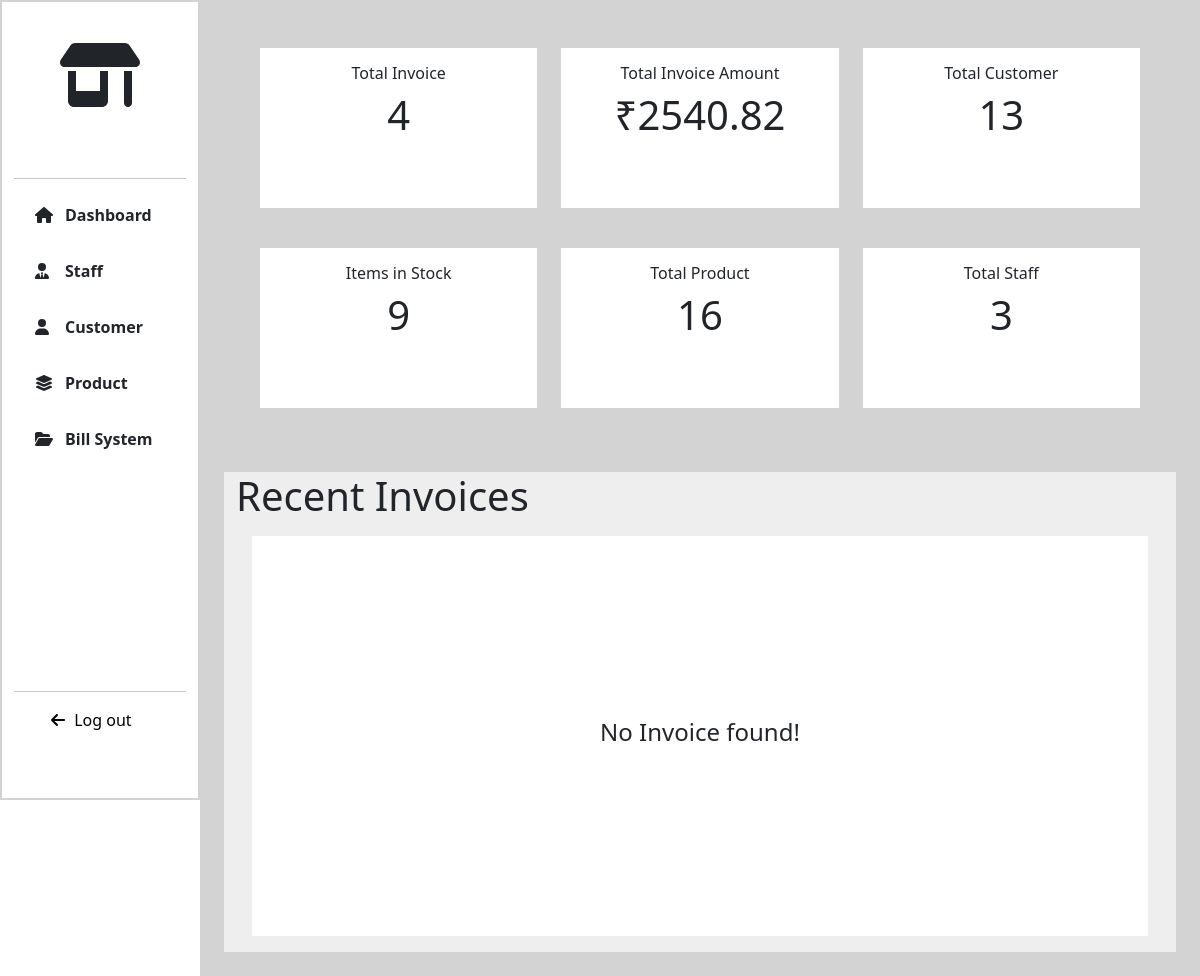
Page /dashboard/ (signed in) on the earlier database version.
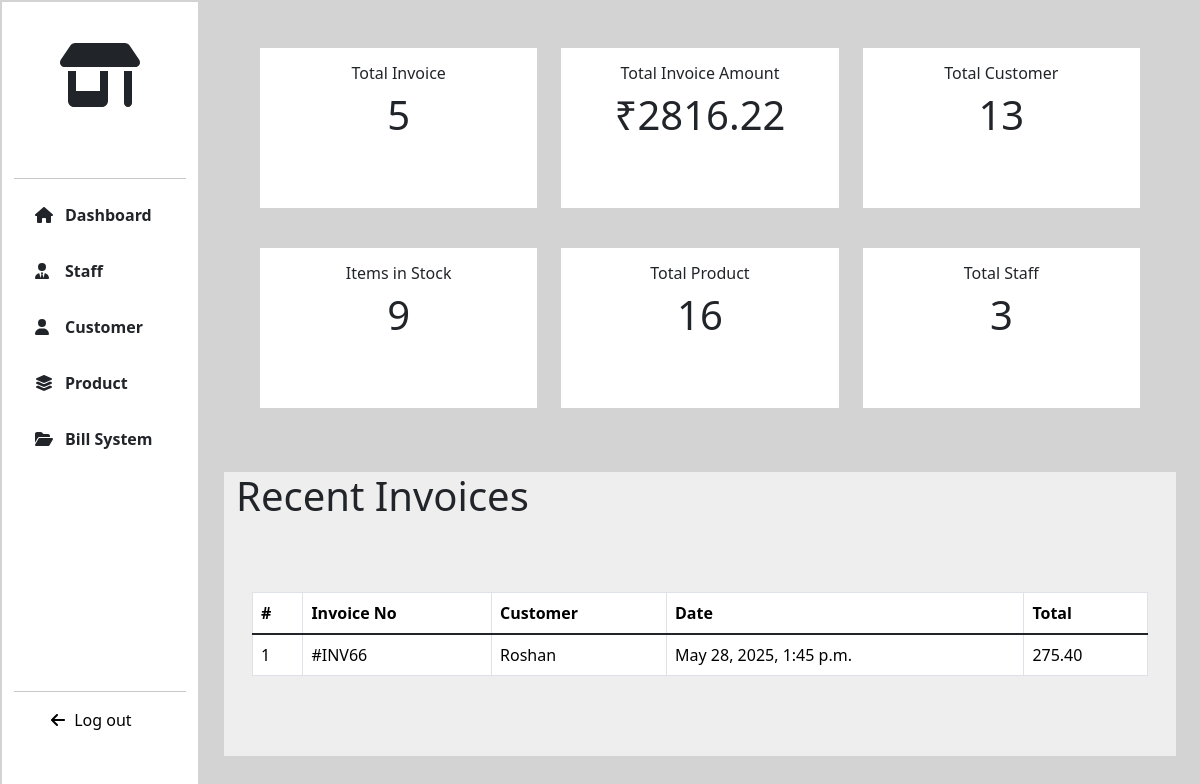
Same page on the later database version.
### BILLING/models.py (models this page shows, shortened)
class Invoice(models.Model):
    customer=models.ForeignKey(Customer,on_delete=models.CASCADE)
    staff=models.ForeignKey(User,on_delete=models.CASCADE)
    date=models.DateTimeField(auto_now_add=True)
    gst_percentage=models.IntegerField(default=2)
    gst=models.DecimalField(max_digits=5,decimal_places=2,default=0.00)
    total = models.DecimalField(max_digits=15,decimal_places=2,default=0)
    grand_total=models.DecimalField(max_digits=15,default=0,decimal_places=2)

### CUSTOMER/models.py (models this page shows, shortened)
class Customer(models.Model):
    fullname=models.CharField(max_length=255)
    phone=models.IntegerField(unique=True)
    address=models.TextField()

### MAIN_APP/views.py (the view)
# urls.py: path('dashboard/',views.dashboard, name='dashboard'),
@login_required
def dashboard(request):
    invoices=Invoice.objects.all().count()
    customers=Customer.objects.all().count()
    products=Product.objects.all().count()
    staffs=User.objects.filter(is_staff=True,is_superuser=False).count()
    today = timezone.now().date()
    recent_invoice=Invoice.objects.filter(date__date=today)
    total_invoice_amount=Invoice.objects.all().aggregate(total_sum=(Sum('grand_total')))['total_sum'] or 0.00
    stocks = Product.objects.filter(stock__gt=0).count()
    return render(request,'dashboard.html',locals())

### Templates/dashboard.html (shortened to what this page needs)
{% extends 'extends.html' %}
{% load static %}
{% block content %}
<div class="col-lg-10 col-md-9 col-sm-9 page-col">
    <div class="dashboard-content p-4">
        <div class="row p-4" style="height: auto;">
            <div class="col-lg-4">
                <div class="dashboard-box">
                    <div class="box-content">
                        <h6>Total Invoice</h6>
                        <h1>{{ invoices }}</h1>
                    </div>
                </div>
            </div>
            <div class="col-lg-4">
                <div class="dashboard-box">
                    <div class="box-content">
                        <h6>Total Invoice Amount</h6>
                        <h1>₹{{ total_invoice_amount|floatformat:2 }}</h1>
                    </div>
                </div>
            </div>
            <div class="col-lg-4">
                <div class="dashboard-box">
                    <div class="box-content">
                        <h6>Total Customer</h6>
                        <h1>{{ customers }}</h1>
                    </div>
                </div>
            </div>
            <div class="col-lg-4">
                <div class="dashboard-box">
                    <div class="box-content">
                        <h6>Items in Stock</h6>
                        <h1>{{ stocks }}</h1>
                    </div>
                </div>
            </div>
            <div class="col-lg-4">
                <div class="dashboard-box">
                    <div class="box-content">
                        <h6>Total Product</h6>
                        <h1>{{ products }}</h1>
                    </div>
                </div>
            </div>
            <div class="col-lg-4">
                <div class="dashboard-box">
                    <div class="box-content">
                        <h6>Total Staff</h6>
                        <h1>{{ staffs }}</h1>
                    </div>
                </div>
            </div>
        </div>
        <div class="row" style="height: auto;">
            <div class="recent-invoice">
                <h1>Recent Invoices</h1>
                <div class="invoice-content">
                    {% if recent_invoice %}
                    <div class="table-div">
                        <div class="table-responsive" >
                        <table class="table table-hover table-bordered">
                            <thead>
                                <tr>
                                    <th scope="col">#</th>
                                    <th scope="col">Invoice No</th>
                                    <th scope="col">Customer</th>
                                    <th scope="col">Date</th>
                                    <th scope="col">Total</th>
                                </tr>
                                </thead>
                                <tbody class="table-group-divider">
                                    {% for invoice in recent_invoice %}
                                    <tr>
                                        <td class="text-nowrap">{{ forloop.counter }}</td>
                                        <td class="text-nowrap">#INV{{ invoice.id }}</td>
                                        <td class="text-nowrap">{{ invoice.customer.fullname }}</td>
                                        <td class="text-nowrap">{{ invoice.date }}</td>
                                        <td class="text-nowrap">{{ invoice.grand_total }}</td>
                                    </tr>
                                    {% endfor %}
                                </tbody>
                        </table>
                        </div>
                    </div>
                {% else %}
                    <div class="else">
                            <div class="p-4 text-center text-box">
                            <h4>No Invoice found!</h4>
                            </div>
                    </div>
                {% endif %}
                </div>
            </div>
        </div>
    </div>
</div>
{% endblock %}

Differences in the rows shown:
added Invoice: id "66", customer.fullname "Roshan", date "May 28, 2025, 1:45 p.m.", grand_total "275.40"
Other differences:
{{ invoices }}: "4" → "5"
{{ total_invoice_amount|floatformat:2 }}: "2540.82" → "2816.22"
text no longer shown: "No Invoice found!"
text now shown: "# Invoice No Customer Date Total"
